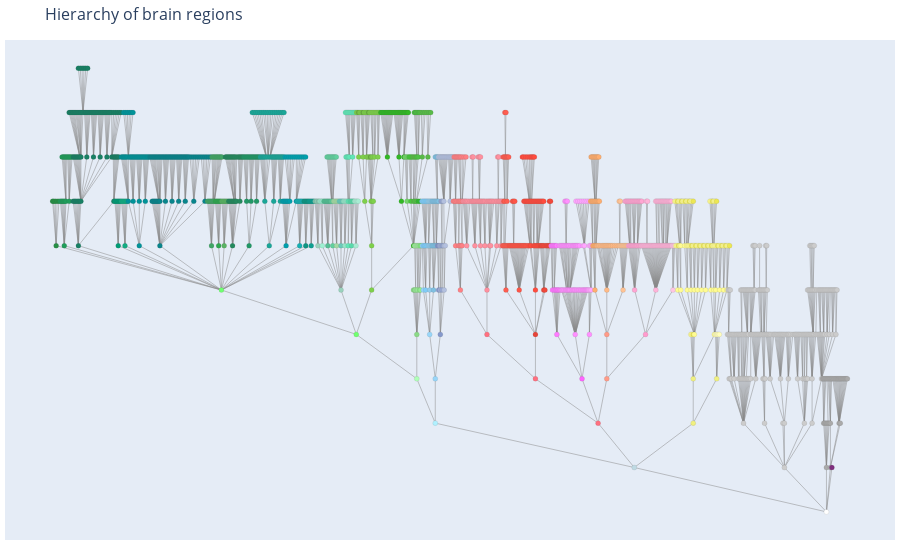

The cell this chart's notebook holds for it:
### Code cell
# Plot brain region hierarchy
fig = plot_plotly_graph(G,pos)
fig.show()

### Figure 1 — Plotly figure (JSON) as saved in the notebook; plotly's stock layout.template omitted (floating-point values rounded to 4 significant figures; data arrays with more than 128 entries replaced by an {"elided": "..."} marker saying what was removed)
{"data": [{"hoverinfo": "none", "line": {"color": "#888", "width": 0.5}, "mode": "lines", "type": "scatter", "x": {"elided": "3978 int values"}, "y": {"elided": "3978 int values"}}, {"hoverinfo": "text", "marker": {"color": {"elided": "1327 str values"}, "line": {"width": 0.1}, "size": 5}, "mode": "markers", "text": {"elided": "1327 str values"}, "type": "scatter", "x": {"elided": "1327 int values"}, "y": {"elided": "1327 int values"}}], "layout": {"hovermode": "closest", "margin": {"b": 20, "l": 5, "r": 5, "t": 40}, "showlegend": false, "title": {"font": {"size": 16}, "text": "Hierarchy of brain regions"}, "xaxis": {"showgrid": false, "showticklabels": false, "zeroline": false}, "yaxis": {"showgrid": false, "showticklabels": false, "zeroline": false}}}
